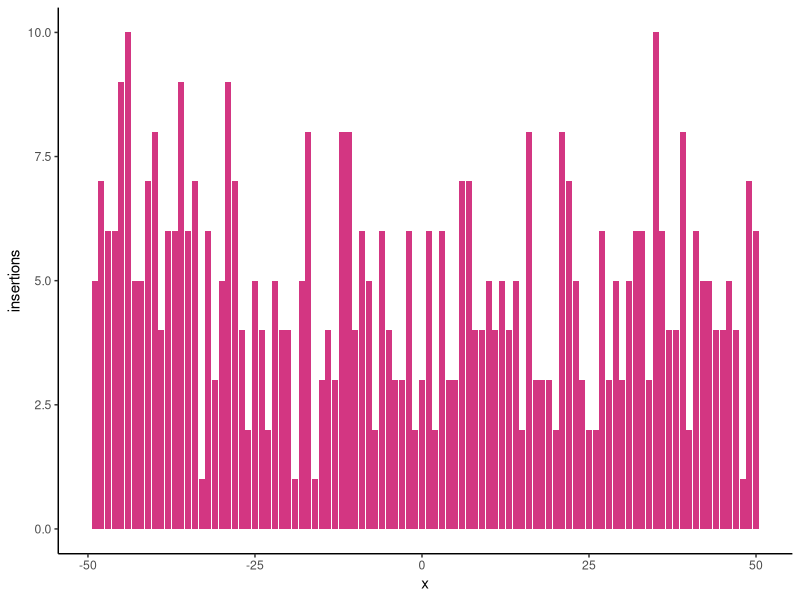
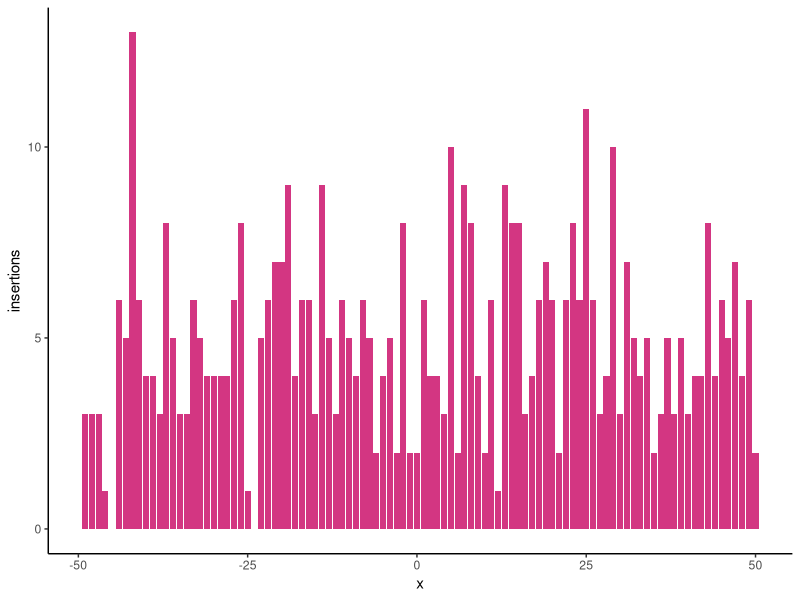

Write R code to recreate these figures, in order.
## ---- chunk 1
library(tidyverse)
ROOT_DIR <- "/mnt/isilon/sfgi/dudekm/"
## ---- chunk 2
genotype_colors <- c("#d33682", "#6c71c4", "#2aa198")
## ---- chunk 3
n <- 100

data.frame(
  x = 1:n - n/2,
  insertions = rpois(n, lambda = 5)
) %>%
  ggplot(aes(x = x, y = insertions)) +
  geom_bar(stat = "identity", fill = genotype_colors[1]) +
  theme_classic()
## ---- chunk 4
n <- 100

insertions <- rpois(n, lambda = 5)

data.frame(
  x = 1:n - n/2,
  insertions = insertions
) %>%
  ggplot(aes(x = x, y = insertions)) +
  geom_bar(stat = "identity", fill = genotype_colors[1]) +
  theme_classic()
